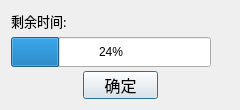
<?xml version="1.0" encoding="UTF-8"?>
<ui version="4.0">
 <class>ProgressDialog</class>
 <widget class="QDialog" name="ProgressDialog">
  <property name="geometry">
   <rect>
    <x>0</x>
    <y>0</y>
    <width>240</width>
    <height>110</height>
   </rect>
  </property>
  <property name="minimumSize">
   <size>
    <width>240</width>
    <height>110</height>
   </size>
  </property>
  <property name="maximumSize">
   <size>
    <width>240</width>
    <height>110</height>
   </size>
  </property>
  <property name="windowTitle">
   <string>进度</string>
  </property>
  <layout class="QVBoxLayout" name="verticalLayout">
   <item>
    <layout class="QHBoxLayout" name="horizontalLayout_2">
     <item>
      <widget class="QLabel" name="label_3">
       <property name="font">
        <font>
         <family>宋体</family>
         <pointsize>10</pointsize>
        </font>
       </property>
       <property name="text">
        <string>剩余时间:</string>
       </property>
      </widget>
     </item>
     <item>
      <widget class="QLabel" name="leftTime">
       <property name="font">
        <font>
         <family>宋体</family>
         <pointsize>10</pointsize>
        </font>
       </property>
       <property name="text">
        <string/>
       </property>
      </widget>
     </item>
    </layout>
   </item>
   <item>
    <widget class="QProgressBar" name="progressBar">
     <property name="minimumSize">
      <size>
       <width>200</width>
       <height>30</height>
      </size>
     </property>
     <property name="maximumSize">
      <size>
       <width>200</width>
       <height>30</height>
      </size>
     </property>
     <property name="value">
      <number>24</number>
     </property>
    </widget>
   </item>
   <item>
    <layout class="QHBoxLayout" name="horizontalLayout">
     <item>
      <widget class="QLabel" name="label">
       <property name="text">
        <string/>
       </property>
      </widget>
     </item>
     <item>
      <widget class="QPushButton" name="okPushButton">
       <property name="maximumSize">
        <size>
         <width>75</width>
         <height>30</height>
        </size>
       </property>
       <property name="font">
        <font>
         <family>宋体</family>
         <pointsize>12</pointsize>
        </font>
       </property>
       <property name="text">
        <string>确定</string>
       </property>
      </widget>
     </item>
     <item>
      <widget class="QLabel" name="label_2">
       <property name="text">
        <string/>
       </property>
      </widget>
     </item>
    </layout>
   </item>
  </layout>
 </widget>
 <resources/>
 <connections/>
</ui>
